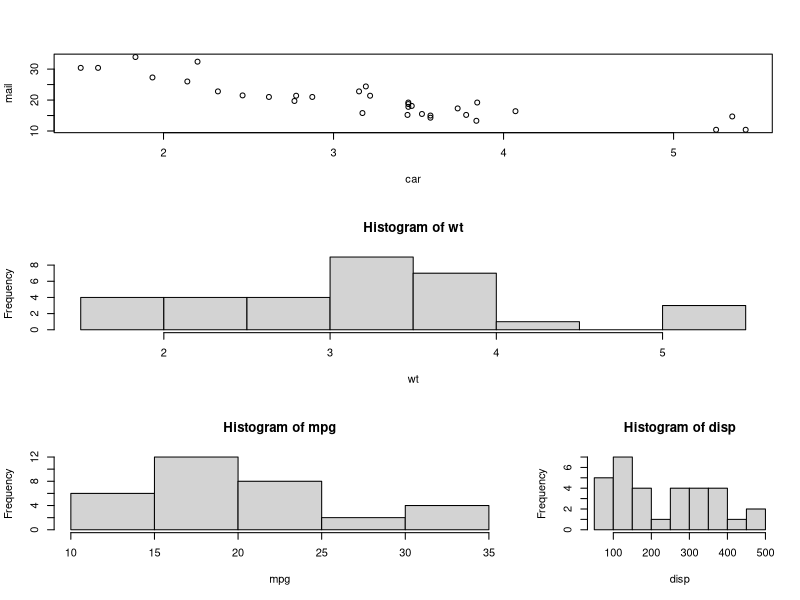

Reproduce this figure in R.
#library(pheatmap)
#pdf("Rplots.pdf",width = 6, height = 15)
#png("heatCluster.png", type="cairo-png")
#pdf("heatCluster.pdf",width = 6, height = 15)
attach(mtcars)
opar <- par(no.readonly=T)
#par(pin=c(1,1))
#par(mfrow=c(2,2))
layout(matrix(c(1,1,2,2,3,4),3,2,byrow=T),widths=c(2,1),heights=c(1,1,1))
plot(mtcars$wt,mtcars$mpg,xlab="car",ylab="mail")
hist(wt)
hist(mpg)
hist(disp)
par(opar)
detach(mtcars)